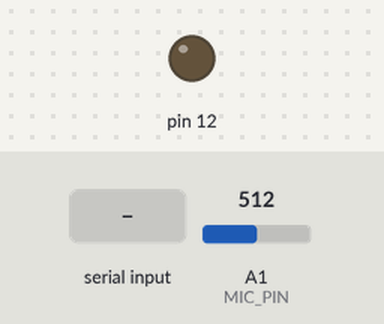
Recording of a sketch running on a simulated Arduino Uno, built for the host (arithmetic inside an expression is 32-bit, double 64-bit). Shown: output pins drawn as LEDs (lit = HIGH). The test bench sets the inputs (shaded band); at power-on: A1 (MIC_PIN) = 512.

Above: at 1.2 s.
1.3 s: "1" received over Serial
At 1.9 s:
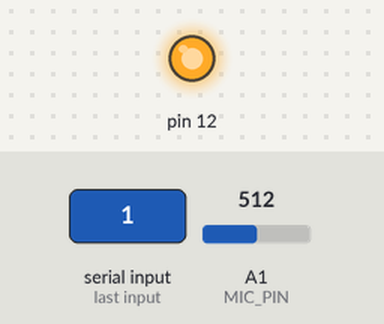
Timing chart, 0 to 4.3 s (numbered marks = the images above; inputs shaded):
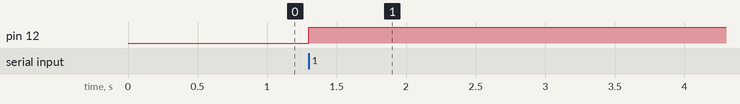

The sketch:

CyberonRecorder.ino
```cpp
#define FRAME_SIZE        4     // Has to be power of 2 for fast mod(%) operation.
#define HALF_SIZE         (FRAME_SIZE >> 1)
#define HALF_BUF_SIZE     (HALF_SIZE * 3)

#define TICKS_8KHZ        1920  // Should be 16MHz/prescale/8kHz = 2000, but the tone sounds higher.
#define TICKS_11KHZ       1320
#define TICKS_16KHZ       880
#define TICKS_22KHZ       620

#define CMD_START         '1'   // Start recording
#define CMD_STOP          '2'   // Stop recording

#define MIC_PIN           A1
#define BAUD_RATE         921600

bool flagRecord = false, flag0 = false, flag1 = false;
int count = 0;
char buf[HALF_BUF_SIZE * 2];

void freeRunningModeADC(int micPin)
{
  ADCSRA = 0;                         // clear ADCSRA register
  ADCSRB = 0;                         // clear ADCSRB register
  ADMUX |= ((micPin - A0) & 0x07);    // set analog input pin
  ADMUX |= (1 << REFS0);              // set reference voltage
  ADMUX |= (1 << ADLAR);              // left align ADC

  // sampling rate is [ADC clock] / [prescaler] / [conversion clock cycles]
  // for Arduino Uno ADC clock is 16 MHz and a conversion takes 13 clock cycles
  ADCSRA |= (1 << ADPS2);             // 16 prescaler for 76.9 KHz

  ADCSRA |= (1 << ADATE);             // enable auto trigger
  ADCSRA |= (1 << ADEN);              // enable ADC
  ADCSRA |= (1 << ADSC);              // start ADC measurements
}

void addSample()
{
  if (!flagRecord)
    return;

  // Add incoming sample to the ping-pong buffers.
  short sample = ADCW - 32767;
  char *p = (char *)&sample;
  char *b = &buf[count * 3];
  *b++ = p[0];                        // Low byte of the sample.
  *b++ = p[1];                        // High byte of the sample.
  *b++ = p[0] ^ p[1] ^ 0xFF;          // Checksum byte: XOR of high byte, low byte, and 0xFF
  count++;                            // One more sample collected.
  flag0 = (count == HALF_SIZE);       // Set flag when the first buffer is full.
  flag1 = (count == FRAME_SIZE);      // Set flag when the second buffer is full.
  count = count & (FRAME_SIZE - 1);   // mod(%) operation when FRAME_SIZE is power of 2.
}

void setup()
{
  // Setup for recording 16kHz audio and transmission at baud 921600.
  Serial.begin(BAUD_RATE);
  pinMode(12, OUTPUT);
  digitalWrite(12, LOW);
  pinMode(MIC_PIN, INPUT);
  freeRunningModeADC(MIC_PIN);
  init_timer1_prescale1(TICKS_16KHZ, addSample);
}

void loop()
{
  // Write data in ping-pong buffers to serial port when they are full, and then reset the flags.
  if (flag0) {
    flag0 = false;
    Serial.write(buf, HALF_BUF_SIZE);
  }
  if (flag1) {
    flag1 = false;
    Serial.write(buf + HALF_BUF_SIZE, HALF_BUF_SIZE);
  }
}

void serialEvent()
{
  while(Serial.available()){
    switch(Serial.read()){
    case CMD_START: startRecord(); break;
    case CMD_STOP:  stopRecord(); break;
    }
  }
}

void startRecord()
{
  if (!flagRecord){
    count = 0;
    flag0 = flag1 = false;
    flagRecord = true;
    digitalWrite(12, HIGH);
  }
}

void stopRecord()
{
  flagRecord = false;
  digitalWrite(12, LOW);
}
```

Timer1.ino
```cpp
int gStartTicks;
void (*gTimer1_func)(void);

void init_timer1_prescale1(int ticks, void (*func_ptr)(void))
{
  TCCR1A = 0x00;                  // Normal mode, just as a Timer
  TCCR1B = 0x00;
  TCCR1B &= ~(1 << CS12);         // prescaler = CPU clock/1
  TCCR1B &= ~(1 << CS11);
  TCCR1B |=  (1 << CS10);
  TIMSK1 |=  (1 << TOIE1);        // enable timer overflow interrupt
  TCNT1 = gStartTicks = 65535 - ticks;
  gTimer1_func = func_ptr;
}

ISR(TIMER1_OVF_vect)
{
  (*gTimer1_func)();
  TCNT1 = gStartTicks;
}
```

Measured:
- after the input at 1.3 s, pin 12: LOW → HIGH at once
